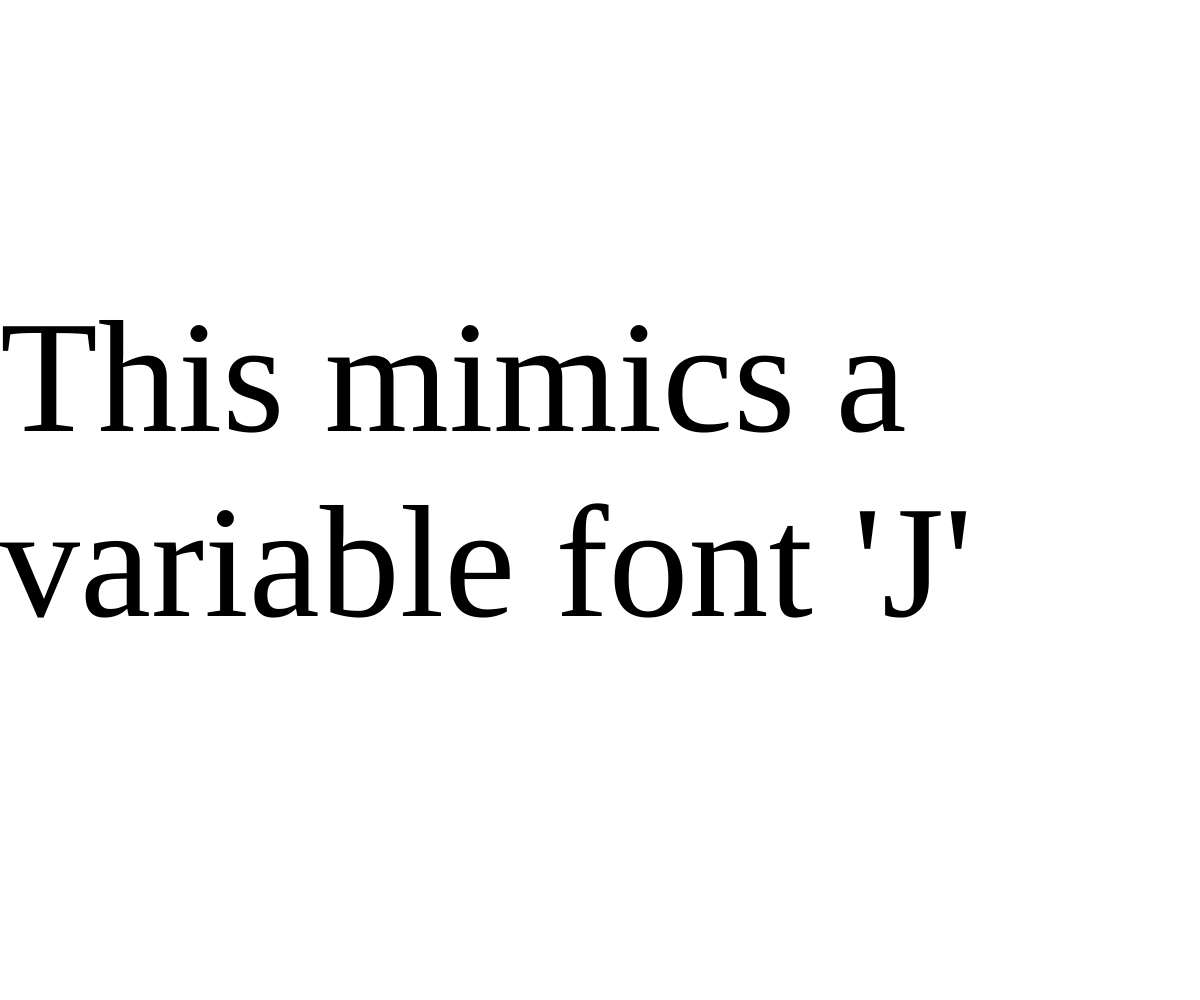
Frame 1 (no input)
Frame 60 (no input): identical to frame 1, image omitted
Frame 120 (the mouse pressed at the canvas centre since frame 60): identical to frame 1, image omitted

The p5.js sketch that drew this single still picture (run headless with seeded random() and noise() and a simulated clock; from frame 60 on, the mouse is pressed at the canvas centre):

// p5.js sketch
// ── sketch.js
function setup() {
  createCanvas(window.innerWidth, window.innerHeight);
  frameRate(24);

  p = createP("This mimics a variable font 'J' ");
}

function draw() {
  background("184, 222, 177");

  let posX = 0;
  let posY = height / 8;

  let fts = 160;

  let pfat = constrain(map(mouseX, 0, width, 1, 999), 1, 999);

  p.style("font-size", fts + "px");
  p.style("font-weight", pfat);
  p.style("align", "center");
  p.position(posX, posY);
}

// ── style.css
@font-face {
  font-family: "Source Sans";
  src: url("Gingham.ttf") format("truetype-variations");
  font-weight: 1 999;
}

html,
body {
  margin: 0;
  padding: 0;
}
canvas {
  display: block;
}
p {
  color: #f55142;
  text-align: center;
  font-family: "Source Sans";
  font-weight: 999;
}
